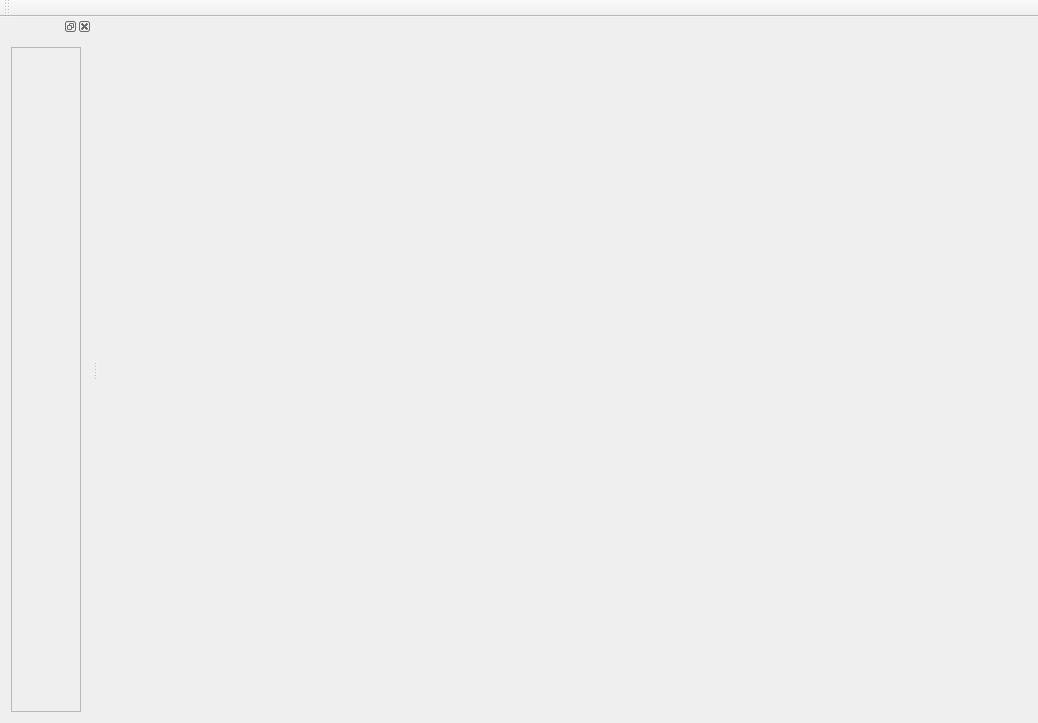
<?xml version="1.0" encoding="UTF-8"?>
<ui version="4.0">
 <class>MainWindow</class>
 <widget class="QMainWindow" name="MainWindow">
  <property name="geometry">
   <rect>
    <x>0</x>
    <y>0</y>
    <width>1038</width>
    <height>723</height>
   </rect>
  </property>
  <property name="windowTitle">
   <string>MainWindow</string>
  </property>
  <widget class="QWidget" name="centralWidget">
   <layout class="QHBoxLayout" name="horizontalLayout_2"/>
  </widget>
  <widget class="QMenuBar" name="menuBar">
   <property name="geometry">
    <rect>
     <x>0</x>
     <y>0</y>
     <width>1038</width>
     <height>22</height>
    </rect>
   </property>
  </widget>
  <widget class="QToolBar" name="mainToolBar">
   <attribute name="toolBarArea">
    <enum>TopToolBarArea</enum>
   </attribute>
   <attribute name="toolBarBreak">
    <bool>false</bool>
   </attribute>
  </widget>
  <widget class="QDockWidget" name="dockWidget">
   <property name="floating">
    <bool>false</bool>
   </property>
   <attribute name="dockWidgetArea">
    <number>1</number>
   </attribute>
   <widget class="QWidget" name="dockWidgetContents">
    <layout class="QVBoxLayout" name="verticalLayout_2">
     <item>
      <widget class="QScrollArea" name="scrollArea">
       <property name="widgetResizable">
        <bool>true</bool>
       </property>
       <widget class="QWidget" name="scrollAreaWidgetContents">
        <property name="geometry">
         <rect>
          <x>0</x>
          <y>0</y>
          <width>395</width>
          <height>636</height>
         </rect>
        </property>
        <layout class="QVBoxLayout" name="verticalLayout_3">
         <item>
          <widget class="ctkVTKVolumePropertyWidget" name="VolumeProperty">
           <property name="thresholdEnabled">
            <bool>false</bool>
           </property>
           <property name="thresholdToggleVisibility" stdset="0">
            <bool>true</bool>
           </property>
          </widget>
         </item>
         <item>
          <spacer name="verticalSpacer">
           <property name="orientation">
            <enum>Qt::Vertical</enum>
           </property>
           <property name="sizeHint" stdset="0">
            <size>
             <width>20</width>
             <height>40</height>
            </size>
           </property>
          </spacer>
         </item>
        </layout>
       </widget>
      </widget>
     </item>
    </layout>
   </widget>
  </widget>
 </widget>
 <layoutdefault spacing="6" margin="11"/>
 <customwidgets>
  <customwidget>
   <class>ctkVTKVolumePropertyWidget</class>
   <extends>QWidget</extends>
   <header>ctkVTKVolumePropertyWidget.h</header>
  </customwidget>
 </customwidgets>
 <resources/>
 <connections/>
</ui>
